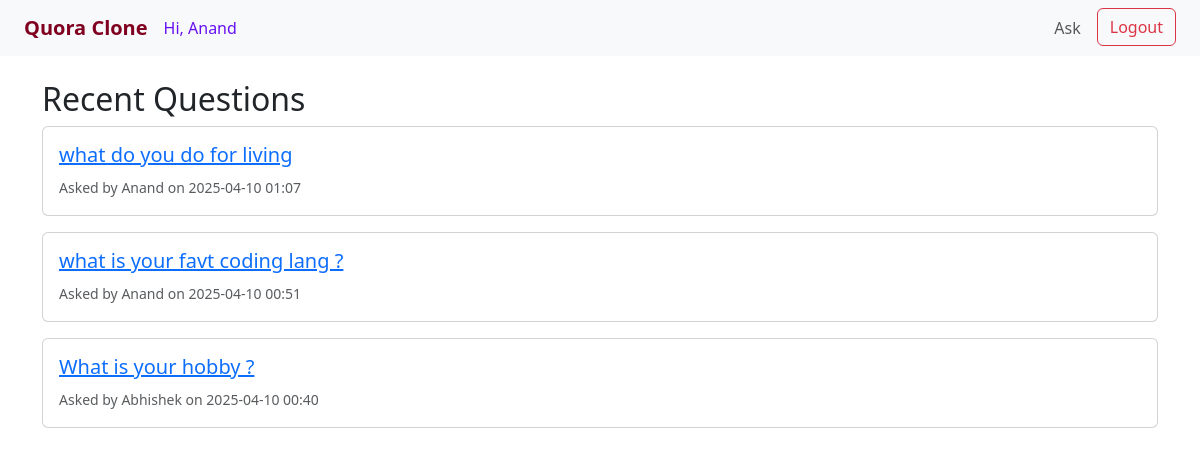
The page / (signed in) on the database its author committed.
### core/models.py (models this page shows, shortened)
class Question(models.Model):
    user = models.ForeignKey(User, on_delete=models.CASCADE)
    title = models.CharField(max_length=255)
    body = models.TextField()
    created_at = models.DateTimeField(auto_now_add=True)

### core/views.py (the view)
# urls.py: path('', views.home_view, name='home'),
@login_required()
def home_view(request):
    questions = Question.objects.all().order_by('-created_at')
    return render(request, 'home.html', {'questions': questions})

### core/templates/home.html
{% extends 'base.html' %}
{% block content %}
<h2>Recent Questions</h2>
{% for question in questions %}
    <div class="card mb-3">
        <div class="card-body">
            <h5><a href="{% url 'question_detail' question.pk %}">{{ question.title }}</a></h5>
            <small class="text-muted">Asked by {{ question.user.username }} on {{ question.created_at|date:"Y-m-d H:i" }}</small>
        </div>
    </div>
{% empty %}
    <p>No questions have been posted yet.</p>
{% endfor %}
{% endblock %}

### core/templates/base.html (shortened to what this page needs)
<!DOCTYPE html>
<html>
<head>
    <link href="https://cdn.jsdelivr.net/npm/bootstrap@5.3.0/dist/css/bootstrap.min.css" rel="stylesheet">
</head>
<body>
    <nav class="navbar navbar-expand-lg navbar-light bg-light px-4">
        <a class="navbar-brand fw-bold" href="{% url 'home' %}">
            <span style="color: #800020;">Quora Clone</span>
        </a>
        {% if user.is_authenticated %}
            <span class="nav-link" style="color: #6610f2;">
                Hi, {{ user.username }}
            </span>
        {% endif %}
        <div class="collapse navbar-collapse">
            <ul class="navbar-nav ms-auto">
                {% if user.is_authenticated %}
                    <li class="nav-item me-2">
                        <a class="nav-link" href="{% url 'post_question' %}">Ask</a>
                    </li>
                    <li class="nav-item">
                        <a class="btn btn-outline-danger" href="{% url 'logout' %}">Logout</a>
                    </li>
                {% endif %}
            </ul>
        </div>
    </nav>
    <div class="container mt-4">
        {% block content %}{% endblock %}
    </div>
</body>
</html>

### rows shown on the page
Question: title "what do you do for living", user.username "Anand", created_at "2025-04-10 01:07"
Question: title "what is your favt coding lang ?", user.username "Anand", created_at "2025-04-10 00:51"
Question: title "What is your hobby ?", user.username "Abhishek", created_at "2025-04-10 00:40"

### other values the page prints
{{ user.username }} "Anand"
